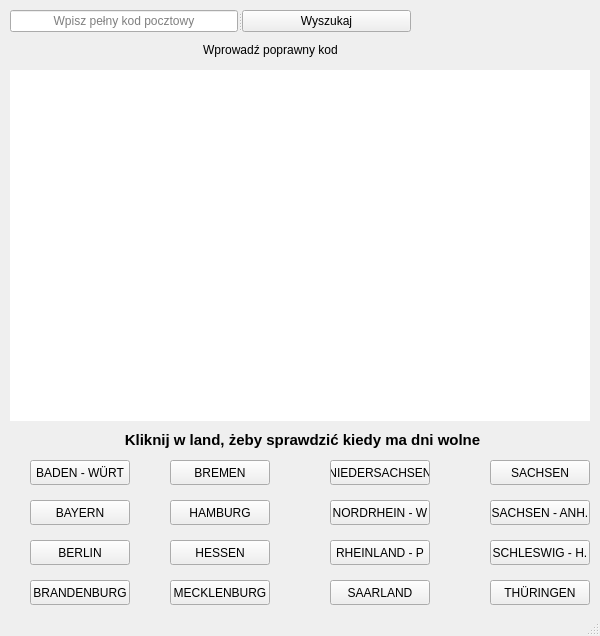
<?xml version="1.0" encoding="UTF-8"?>
<ui version="4.0">
 <class>MainWindow</class>
 <widget class="QMainWindow" name="MainWindow">
  <property name="geometry">
   <rect>
    <x>0</x>
    <y>0</y>
    <width>600</width>
    <height>636</height>
   </rect>
  </property>
  <property name="windowTitle">
   <string>PostalEnchanced</string>
  </property>
  <property name="styleSheet">
   <string notr="true"/>
  </property>
  <widget class="QWidget" name="centralWidget">
   <widget class="QTableView" name="tableView">
    <property name="geometry">
     <rect>
      <x>10</x>
      <y>70</y>
      <width>580</width>
      <height>351</height>
     </rect>
    </property>
    <property name="styleSheet">
     <string notr="true"/>
    </property>
    <property name="frameShape">
     <enum>QFrame::NoFrame</enum>
    </property>
    <property name="frameShadow">
     <enum>QFrame::Plain</enum>
    </property>
    <property name="verticalScrollBarPolicy">
     <enum>Qt::ScrollBarAsNeeded</enum>
    </property>
    <property name="horizontalScrollBarPolicy">
     <enum>Qt::ScrollBarAlwaysOff</enum>
    </property>
    <property name="sizeAdjustPolicy">
     <enum>QAbstractScrollArea::AdjustToContents</enum>
    </property>
    <property name="wordWrap">
     <bool>false</bool>
    </property>
    <attribute name="horizontalHeaderCascadingSectionResizes">
     <bool>true</bool>
    </attribute>
    <attribute name="horizontalHeaderStretchLastSection">
     <bool>true</bool>
    </attribute>
   </widget>
   <widget class="QLabel" name="label">
    <property name="enabled">
     <bool>true</bool>
    </property>
    <property name="geometry">
     <rect>
      <x>10</x>
      <y>40</y>
      <width>521</width>
      <height>20</height>
     </rect>
    </property>
    <property name="text">
     <string>Wprowadź poprawny kod</string>
    </property>
    <property name="alignment">
     <set>Qt::AlignCenter</set>
    </property>
   </widget>
   <widget class="QSplitter" name="splitter">
    <property name="geometry">
     <rect>
      <x>10</x>
      <y>10</y>
      <width>401</width>
      <height>22</height>
     </rect>
    </property>
    <property name="orientation">
     <enum>Qt::Horizontal</enum>
    </property>
    <widget class="QLineEdit" name="userInput">
     <property name="styleSheet">
      <string notr="true"/>
     </property>
     <property name="inputMethodHints">
      <set>Qt::ImhDigitsOnly</set>
     </property>
     <property name="alignment">
      <set>Qt::AlignCenter</set>
     </property>
     <property name="placeholderText">
      <string>Wpisz pełny kod pocztowy</string>
     </property>
    </widget>
    <widget class="QPushButton" name="searchButton">
     <property name="cursor">
      <cursorShape>PointingHandCursor</cursorShape>
     </property>
     <property name="mouseTracking">
      <bool>true</bool>
     </property>
     <property name="text">
      <string>Wyszukaj</string>
     </property>
    </widget>
   </widget>
   <widget class="QPushButton" name="pushBaden">
    <property name="geometry">
     <rect>
      <x>30</x>
      <y>460</y>
      <width>100</width>
      <height>25</height>
     </rect>
    </property>
    <property name="cursor">
     <cursorShape>PointingHandCursor</cursorShape>
    </property>
    <property name="mouseTracking">
     <bool>true</bool>
    </property>
    <property name="toolTip">
     <string notr="true"/>
    </property>
    <property name="statusTip">
     <string notr="true"/>
    </property>
    <property name="text">
     <string>BADEN - WÜRT</string>
    </property>
   </widget>
   <widget class="QPushButton" name="pushBayern">
    <property name="geometry">
     <rect>
      <x>30</x>
      <y>500</y>
      <width>100</width>
      <height>25</height>
     </rect>
    </property>
    <property name="cursor">
     <cursorShape>PointingHandCursor</cursorShape>
    </property>
    <property name="mouseTracking">
     <bool>true</bool>
    </property>
    <property name="text">
     <string>BAYERN</string>
    </property>
   </widget>
   <widget class="QPushButton" name="pushBerlin">
    <property name="geometry">
     <rect>
      <x>30</x>
      <y>540</y>
      <width>100</width>
      <height>25</height>
     </rect>
    </property>
    <property name="cursor">
     <cursorShape>PointingHandCursor</cursorShape>
    </property>
    <property name="mouseTracking">
     <bool>true</bool>
    </property>
    <property name="text">
     <string>BERLIN</string>
    </property>
   </widget>
   <widget class="QPushButton" name="pushBrandenburg">
    <property name="geometry">
     <rect>
      <x>30</x>
      <y>580</y>
      <width>100</width>
      <height>25</height>
     </rect>
    </property>
    <property name="cursor">
     <cursorShape>PointingHandCursor</cursorShape>
    </property>
    <property name="mouseTracking">
     <bool>true</bool>
    </property>
    <property name="text">
     <string>BRANDENBURG</string>
    </property>
   </widget>
   <widget class="QPushButton" name="pushBremen">
    <property name="geometry">
     <rect>
      <x>170</x>
      <y>460</y>
      <width>100</width>
      <height>25</height>
     </rect>
    </property>
    <property name="text">
     <string>BREMEN</string>
    </property>
   </widget>
   <widget class="QPushButton" name="pushHamburg">
    <property name="geometry">
     <rect>
      <x>170</x>
      <y>500</y>
      <width>100</width>
      <height>25</height>
     </rect>
    </property>
    <property name="text">
     <string>HAMBURG</string>
    </property>
   </widget>
   <widget class="QPushButton" name="pushHessen">
    <property name="geometry">
     <rect>
      <x>170</x>
      <y>540</y>
      <width>100</width>
      <height>25</height>
     </rect>
    </property>
    <property name="text">
     <string>HESSEN</string>
    </property>
   </widget>
   <widget class="QPushButton" name="pushMecklenburg">
    <property name="geometry">
     <rect>
      <x>170</x>
      <y>580</y>
      <width>100</width>
      <height>25</height>
     </rect>
    </property>
    <property name="text">
     <string>MECKLENBURG</string>
    </property>
   </widget>
   <widget class="QPushButton" name="pushNiedersachsen">
    <property name="geometry">
     <rect>
      <x>330</x>
      <y>460</y>
      <width>100</width>
      <height>25</height>
     </rect>
    </property>
    <property name="text">
     <string>NIEDERSACHSEN</string>
    </property>
   </widget>
   <widget class="QPushButton" name="pushNrw">
    <property name="geometry">
     <rect>
      <x>330</x>
      <y>500</y>
      <width>100</width>
      <height>25</height>
     </rect>
    </property>
    <property name="text">
     <string>NORDRHEIN - W</string>
    </property>
   </widget>
   <widget class="QPushButton" name="pushRheinland">
    <property name="geometry">
     <rect>
      <x>330</x>
      <y>540</y>
      <width>100</width>
      <height>25</height>
     </rect>
    </property>
    <property name="text">
     <string>RHEINLAND - P</string>
    </property>
   </widget>
   <widget class="QPushButton" name="pushSaarland">
    <property name="geometry">
     <rect>
      <x>330</x>
      <y>580</y>
      <width>100</width>
      <height>25</height>
     </rect>
    </property>
    <property name="text">
     <string>SAARLAND</string>
    </property>
   </widget>
   <widget class="QPushButton" name="pushSachsen">
    <property name="geometry">
     <rect>
      <x>490</x>
      <y>460</y>
      <width>100</width>
      <height>25</height>
     </rect>
    </property>
    <property name="text">
     <string>SACHSEN</string>
    </property>
   </widget>
   <widget class="QPushButton" name="pushSachsenAnh">
    <property name="geometry">
     <rect>
      <x>490</x>
      <y>500</y>
      <width>100</width>
      <height>25</height>
     </rect>
    </property>
    <property name="text">
     <string>SACHSEN - ANH.</string>
    </property>
   </widget>
   <widget class="QPushButton" name="pushSchleswig">
    <property name="geometry">
     <rect>
      <x>490</x>
      <y>540</y>
      <width>100</width>
      <height>25</height>
     </rect>
    </property>
    <property name="text">
     <string>SCHLESWIG - H.</string>
    </property>
   </widget>
   <widget class="QPushButton" name="pushThuringen">
    <property name="geometry">
     <rect>
      <x>490</x>
      <y>580</y>
      <width>100</width>
      <height>25</height>
     </rect>
    </property>
    <property name="text">
     <string>THÜRINGEN</string>
    </property>
   </widget>
   <widget class="QLabel" name="label_2">
    <property name="geometry">
     <rect>
      <x>5</x>
      <y>430</y>
      <width>595</width>
      <height>20</height>
     </rect>
    </property>
    <property name="font">
     <font>
      <family>Arial</family>
      <pointsize>11</pointsize>
      <weight>75</weight>
      <bold>true</bold>
     </font>
    </property>
    <property name="text">
     <string>Kliknij w land, żeby sprawdzić kiedy ma dni wolne</string>
    </property>
    <property name="alignment">
     <set>Qt::AlignCenter</set>
    </property>
   </widget>
   <zorder>tableView</zorder>
   <zorder>label</zorder>
   <zorder>splitter</zorder>
   <zorder>pushBaden</zorder>
   <zorder>pushBerlin</zorder>
   <zorder>pushBayern</zorder>
   <zorder>pushBrandenburg</zorder>
   <zorder>pushBremen</zorder>
   <zorder>pushHamburg</zorder>
   <zorder>pushHessen</zorder>
   <zorder>pushMecklenburg</zorder>
   <zorder>pushNiedersachsen</zorder>
   <zorder>pushNrw</zorder>
   <zorder>pushRheinland</zorder>
   <zorder>pushSaarland</zorder>
   <zorder>pushSachsen</zorder>
   <zorder>pushSachsenAnh</zorder>
   <zorder>pushSchleswig</zorder>
   <zorder>pushThuringen</zorder>
   <zorder>label_2</zorder>
  </widget>
  <widget class="QStatusBar" name="statusBar"/>
 </widget>
 <layoutdefault spacing="6" margin="11"/>
 <resources/>
 <connections/>
</ui>
